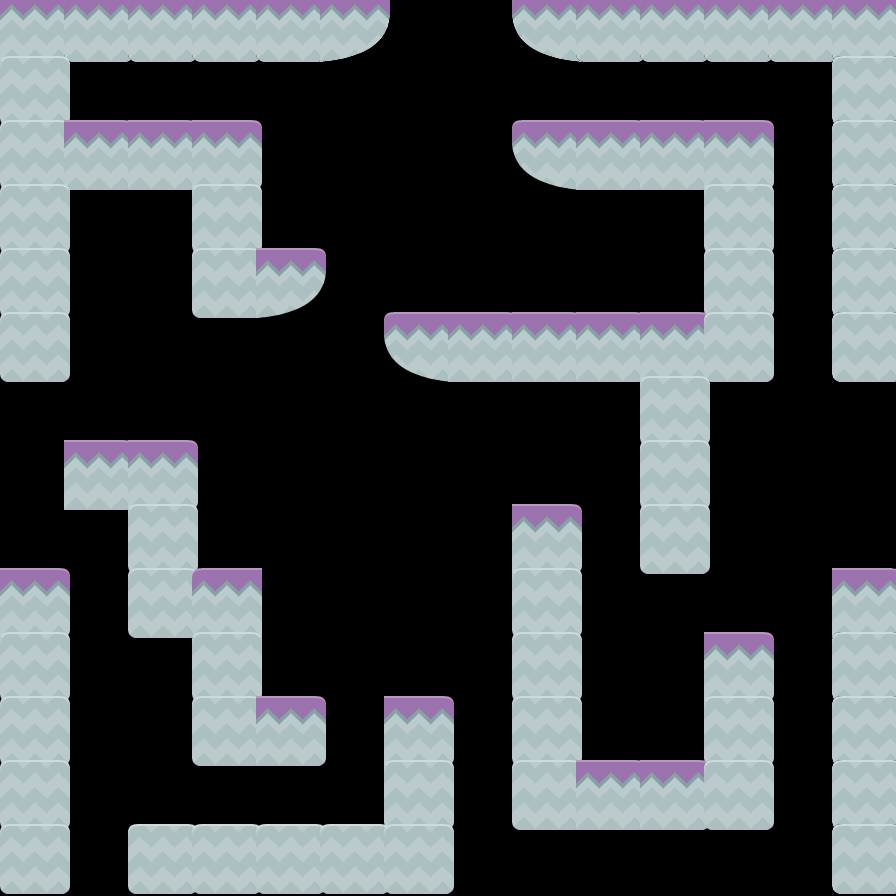

This game map was drawn from its Tiled (.tmx) file and the tilesets committed beside it. A one-line description and the trimmed map source follow:
An orthogonal 14x14 tile map with 64x64 px tiles, 1 tile layer (Capa de patrones 1).

<map version="1.4" tiledversion="1.4.2" orientation="orthogonal" renderorder="right-down" width="14" height="14" tilewidth="64" tileheight="64" infinite="0" nextlayerid="2" nextobjectid="1">
 <editorsettings>
  <export target="Mundo2.json" format="json" />
 </editorsettings>
 <tileset firstgid="1" name="tileset1" tilewidth="72" tileheight="72" tilecount="156" columns="12">
  <image source="assets/Tiles/tiles_spritesheet.png" trans="ff00ff" width="914" height="936" />
 </tileset>
 <layer id="1" name="Capa de patrones 1" width="14" height="14">
  <data>[196 cells, 78 non-empty, 6 distinct tile ids]</data>
 </layer>
</map>
